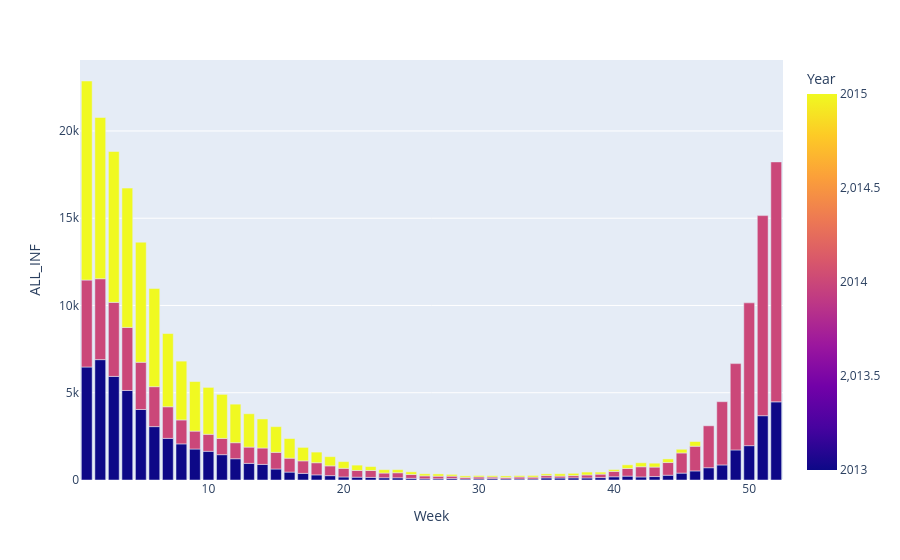

The notebook cell saved with this chart:
### Code cell
import plotly.graph_objects as go

years = [2013, 2014, 2015]
usa_time = usa[usa['Year'].isin(years)]

px.bar(usa_time, x = 'Week', y = 'ALL_INF', color = 'Year')

### Figure 1 — Plotly figure (JSON) as saved in the notebook; plotly's stock layout.template omitted (floating-point values rounded to 4 significant figures; data arrays with more than 128 entries replaced by an {"elided": "..."} marker saying what was removed)
{"data": [{"alignmentgroup": "True", "hovertemplate": "Week=%{x}<br>ALL_INF=%{y}<br>Year=%{marker.color}<extra></extra>", "legendgroup": "", "marker": {"color": {"elided": "150 int values"}, "coloraxis": "coloraxis", "pattern": {"shape": ""}}, "name": "", "offsetgroup": "", "orientation": "v", "showlegend": false, "textposition": "auto", "type": "bar", "x": {"elided": "150 int values"}, "xaxis": "x", "y": {"elided": "150 int values"}, "yaxis": "y"}], "layout": {"barmode": "relative", "coloraxis": {"colorbar": {"title": {"text": "Year"}}, "colorscale": [[0, "#0d0887"], [0.1111, "#46039f"], [0.2222, "#7201a8"], [0.3333, "#9c179e"], [0.4444, "#bd3786"], [0.5556, "#d8576b"], [0.6667, "#ed7953"], [0.7778, "#fb9f3a"], [0.8889, "#fdca26"], [1, "#f0f921"]]}, "legend": {"tracegroupgap": 0}, "margin": {"t": 60}, "xaxis": {"anchor": "y", "domain": [0, 1], "title": {"text": "Week"}}, "yaxis": {"anchor": "x", "domain": [0, 1], "title": {"text": "ALL_INF"}}}}
